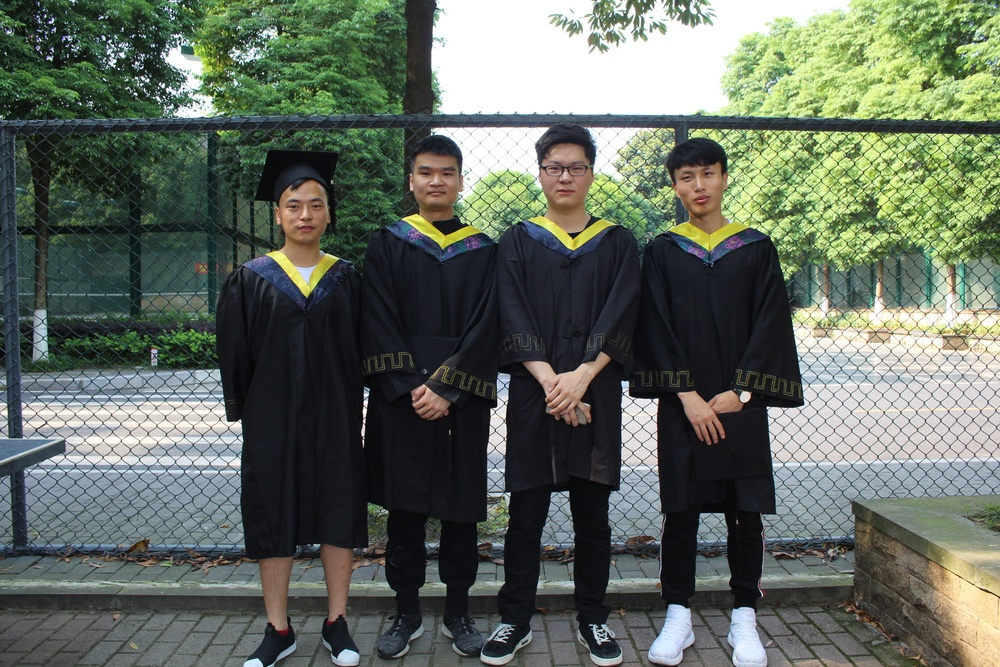
#> input picture ven/graduation.jpg, 1000 x 667 px, shrunk from 1920 x 1280 before the run, found by its file name
$ python study.py
#> lines starting #> are read from the running program, lines starting #| are printed output that depends on the picture; after the words box and inside, x2 and y2 are one past the last pixel; in counts of white or black regions, pixels touching at a corner belong together
# -*- coding:utf-8 -*-
'''
# coding=utf-8
import requests, bs4

# 获取html文档
def get_html(url):
    """get the content of the url"""
    response = requests.get(url)
    response.encoding = 'utf-8'
    return response.text


# 获取笑话
def get_certain_joke(html):
    """get the joke of the html"""
    soup = bs4.BeautifulSoup(html, "html.parser")
    joke_content = soup.select('div.content')[0].get_text()
    return joke_content


url_joke = "https://www.qiushibaike.com"
html = get_html(url_joke)
joke_content = get_certain_joke(html)
print(joke_content)


#Author: nulige

import os, time

last_worktime=0
last_idletime=0

def get_cpu():
        global last_worktime, last_idletime
        f=open("/proc/stat","r")
        line=""
        while not "cpu " in line: line=f.readline()
        f.close()
        spl=line.split(" ")
        worktime=int(spl[2])+int(spl[3])+int(spl[4])
        idletime=int(spl[5])
        dworktime=(worktime-last_worktime)
        didletime=(idletime-last_idletime)
        rate=float(dworktime)/(didletime+dworktime)
        last_worktime=worktime
        last_idletime=idletime
        if(last_worktime==0): return 0
        return rate

def get_mem_usage_percent():
    try:
        f = open('/proc/meminfo', 'r')
        for line in f:
            if line.startswith('MemTotal:'):
                mem_total = int(line.split()[1])
            elif line.startswith('MemFree:'):
                mem_free = int(line.split()[1])
            elif line.startswith('Buffers:'):
                mem_buffer = int(line.split()[1])
            elif line.startswith('Cached:'):
                mem_cache = int(line.split()[1])
            elif line.startswith('SwapTotal:'):
                vmem_total = int(line.split()[1])
            elif line.startswith('SwapFree:'):
                vmem_free = int(line.split()[1])
            else:
                continue
        f.close()
    except:
        return None
    physical_percent = usage_percent(mem_total - (mem_free + mem_buffer + mem_cache), mem_total)
    virtual_percent = 0
    if vmem_total > 0:
        virtual_percent = usage_percent((vmem_total - vmem_free), vmem_total)
    return physical_percent, virtual_percent

def usage_percent(use, total):
    try:
        ret = (float(use) / total) * 100
    except ZeroDivisionError:
        raise Exception("ERROR - zero division error")
    return ret

statvfs = os.statvfs('/')

total_disk_space = statvfs.f_frsize * statvfs.f_blocks
free_disk_space = statvfs.f_frsize * statvfs.f_bfree
disk_usage = (total_disk_space - free_disk_space) * 100.0 / total_disk_space
disk_usage = int(disk_usage)
disk_tip = "硬盘空间使用率（最大100%）："+str(disk_usage)+"%"
print(disk_tip)

mem_usage = get_mem_usage_percent()
mem_usage = int(mem_usage[0])
mem_tip = "物理内存使用率（最大100%）："+str(mem_usage)+"%"
print(mem_tip)

cpu_usage = int(get_cpu()*100)
cpu_tip = "CPU使用率（最大100%）："+str(cpu_usage)+"%"
print(cpu_tip)

load_average = os.getloadavg()
load_tip = "系统负载（三个数值中有一个超过3就是高）："+str(load_average)
print(load_tip)'''


import cv2
import os


photopath = "venv/graduation.jpg"
classifier = os.getcwd()+'/haarcascade_frontalface_default.xml'

#读取图片
image = cv2.imread(photopath)
#> image is the input picture: shape (667, 1000, 3); mean B, G, R 95, 106.4, 97.8

#灰度转换
#gray = cv2.cvtColor(image, cv2.COLOR_BGR2GRAY)

#获取人脸识别训练数据
face_casacade = cv2.CascadeClassifier(classifier)

#探测人脸
faces = face_casacade.detectMultiScale(image)
#> faces = [[385, 62, 27, 27], [535, 144, 61, 61], [406, 150, 59, 59], [274, 181, 64, 64], [668, 153, 60, 60], [737, 503, 136, 136]]

# 方框的颜色和粗细
color = (0,0,255)
strokeWeight = 1
#弹出框名字
windowName = "Object Detection"

while True:  #为了防止
    #人脸个数
    print(len(faces))
#| 6
    for x, y, width, height in faces:
        cv2.rectangle(image, (x, y), (x + width, y + height), color, strokeWeight)
#> this loop made 6 passes
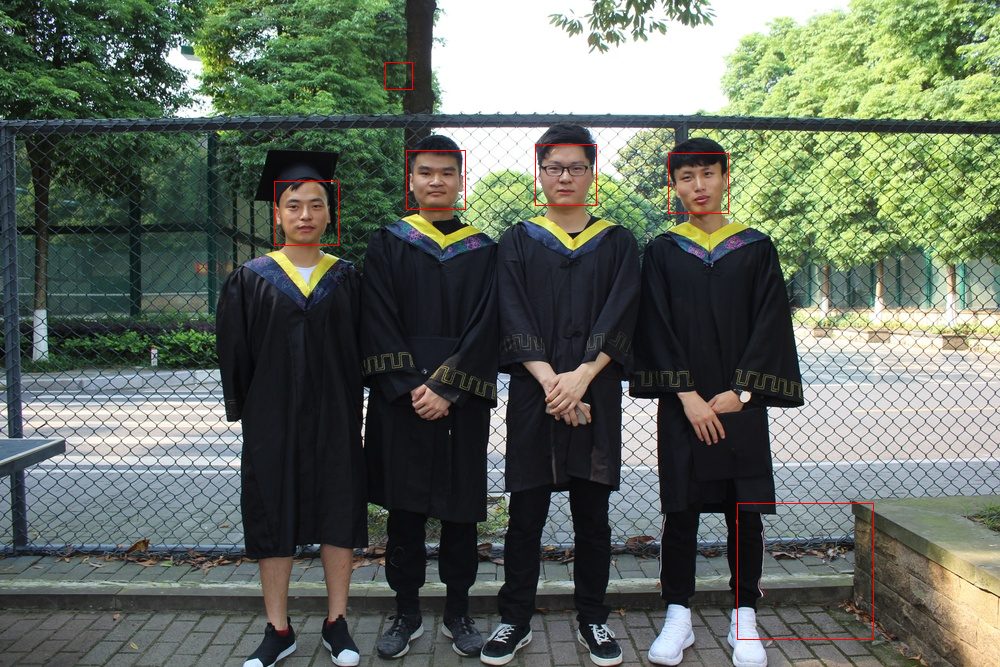
#> image: shape (667, 1000, 3); 0.24% of pixels changed, all inside (x1, y1, x2, y2) = (274, 62, 874, 640)

    #展示人脸识别效果
    cv2.imshow(windowName, image)

    #点击弹出的图片，按escape键，结束循环
    if cv2.waitKey(20) == 27:
#> (key Esc is pressed here)
        break

#循环结束后，退出程序。
exit()
#> (the program exits here)
